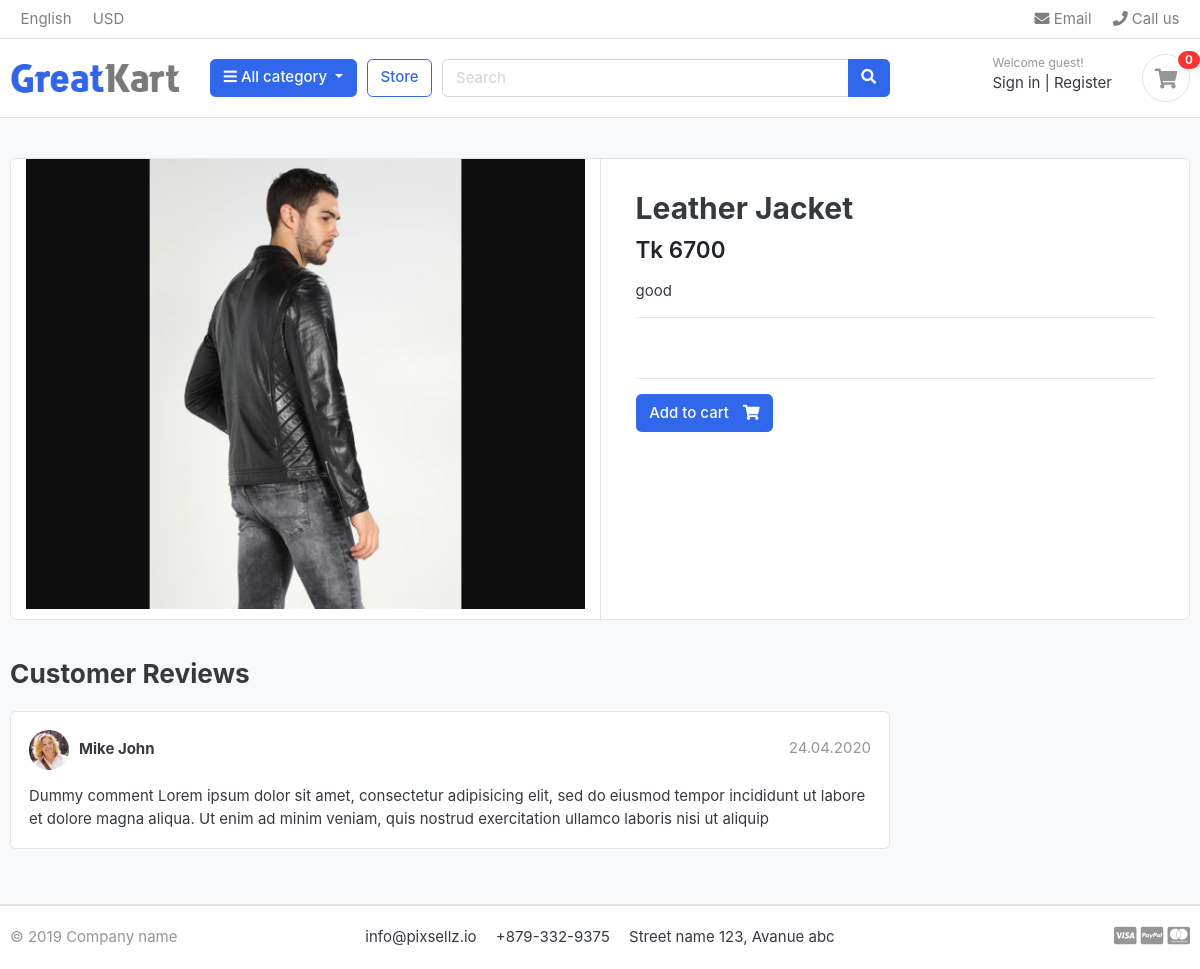
/store/t-shirts/leather-jacket/, run on the app's committed database.
### product/models.py (models this page shows, shortened)
class Product(models.Model):
    product_name    = models.CharField(max_length=100, unique=True)
    slug            = models.SlugField(max_length=100)
    descriptions    = models.TextField(blank= True)
    price           = models.IntegerField()
    images          = models.ImageField(upload_to='photos/products')
    stock           = models.IntegerField()
    is_available    = models.BooleanField(default=True)
    category        = models.ForeignKey(Category, on_delete=models.CASCADE)
    created_date    = models.DateTimeField(auto_now_add=True)
    modified_date   = models.DateTimeField(auto_now=True)

### product/views.py (the view)
# urls.py: path("<slug:category_slug>/<slug:product_slug>/", product_detail, name="product_detail")
def product_detail(request, category_slug, product_slug):
    product = get_object_or_404(Product, category__slug = category_slug, slug = product_slug)
    in_cart = Cart_Item.objects.filter(cart__cart_id = _cart_id(request), product = product).exists()
    context = {"product": product, 'in_cart':in_cart}
    return render(request, "product/detail.html", context)

### cart/context_processor.py (called while the page is built)
def counter(request):
    if "admin" in request.path:
        return {}
    else:
        try:
            cart_count = 0
            cart = Cart.objects.filter(cart_id = _cart_id(request))
            cart_items = Cart_Item.objects.all().filter(cart = cart[:1])
            for cart_item in cart_items:
                cart_count += cart_item.quantity
        except Cart.DoesNotExist:
            cart_item = 0
        return dict(cart_count = cart_count)

### cart/views.py (called while the page is built)
def _cart_id(request):
    cart = request.session.session_key
    if not cart:
        cart = request.session.create()
    return cart

### category/category_context_procesor.py (called while the page is built)
def menu_links(requlest):
    links = Category.objects.all()
    return dict(links = links)

### category/models.py (called while the page is built)
    def get_url(self):
        return reverse("product_by_category", args=[self.slug])

### product/models.py (called while the page is built)
    def colors(self):
        return super(VariationManager, self).filter(variation_category = "color", is_active= True)

    def sizes(self):
        return super(VariationManager, self).filter(variation_category = "size", is_active= True)

### product/templates/product/detail.html (shortened to what this page needs)
{% extends 'main.html' %}
{% load static %}
{% block content %}
<section class="section-content padding-y bg">
    <div class="container">
    <div class="card">
        <div class="row no-gutters">
            <aside class="col-md-6">
    <article class="gallery-wrap">
        <div class="img-big-wrap">
           <a href="#"><img src="{{product.images.url}}"></a>
        </div>
    </article>
            </aside>
            <main class="col-md-6 border-left">
<form action="{% url 'add_cart' product.id %}" method="POST">
    <article class="content-body">
    <h2 class="title">{{product.product_name}}</h2>
    <div class="mb-3">
        <var class="price h4">Tk {{product.price}}</var>
    </div>
    <p>{{product.descriptions}}</p>
    <hr>
        <div class="row">
        </div>
        <div class="row">
        </div>
        <hr>
        {% if product.stock == 0  %}
        <h5 class="text-danger">Out of stock</h5>
        {% else %}
        {% if in_cart == True %}
          <a href="*" class="btn btn-success disabled">added to cart <span><i class="fas fa-check"></i></span></a>
          <a href="{% url 'cart' %}" class="btn btn-outline-primary ">View cart <samp><i class="fas fa-eye"></i></samp></a>
        {% else %}
        <button type="submit" href="" class="btn  btn-primary"> <span class="text">Add to cart</span> <i class="fas fa-shopping-cart"></i>  </button>
        {% endif %}
        {% endif %}
    </article>
  </form>
  </main>
        </div>
    </div>
    <br>
    <div class="row">
                <div class="col-md-9">
        <header class="section-heading">
            <h3>Customer Reviews </h3>
        </header>
        <article class="box mb-3">
            <div class="icontext w-100">
                <img src="{% static './images/avatars/avatar1.jpg' %}" class="img-xs icon rounded-circle">
                <div class="text">
                    <span class="date text-muted float-md-right">24.04.2020 </span>
                    <h6 class="mb-1">Mike John </h6>
                </div>
            </div>
            <div class="mt-3">
                <p>
                    Dummy comment Lorem ipsum dolor sit amet, consectetur adipisicing elit, sed do eiusmod
                    tempor incididunt ut labore et dolore magna aliqua. Ut enim ad minim veniam,
                    quis nostrud exercitation ullamco laboris nisi ut aliquip
                </p>
            </div>
        </article>
        </div>
    </div>
    </div>
    </section>
{% endblock content %}

### App/static/css/ui.css (style rules this page uses)
html { font-family: "Inter", sans-serif; font-size: 15px; }
.content-body { flex: 1 1 auto; padding: 2rem 2.3rem; }
.img-xs, .img-sm, .img-md, .img-lg { -o-object-fit: cover; object-fit: cover; flex-shrink: 0; flex-grow: 0; }
.img-xs { width: 40px; height: 40px; }
.padding-y { padding-top: 40px; padding-bottom: 40px; }
var { font-style: normal; }
article:after, .form-group:after { display: block; clear: both; content: ""; }
.bg { background-color: #f8f9fa; }
.section-heading { margin-bottom: 20px; margin-top: 15px; }
p:last-child { margin-bottom: 0; }
.btn .text + i { margin-left: 10px; }
.icontext { display: inline-flex; align-items: center; vertical-align: middle; }
.icontext .text { width: 100%; line-height: 1.2; }
.icontext .icon { position: relative; margin-right: 10px; flex-shrink: 0; flex-grow: 0; }
.price { font-weight: 600; color: #212529; }
.box { padding: 18px; background: #fff; border-radius: 0.37rem; border: 1px solid #e4e4e4; }
.box img { max-width: 100%; }
.gallery-wrap .img-big-wrap { margin-bottom: 10px; border-radius: 0.37rem; overflow: hidden; background-color: #fff; }
.gallery-wrap .img-big-wrap a { text-align: center; display: block; }
.gallery-wrap .img-big-wrap img { height: 450px; width: auto; display: inline-block; }

### data on the page
Product: images (picture), product_name "Leather Jacket", price "6700", descriptions "good"

### other printed values
{{ cart_count }} "0"
